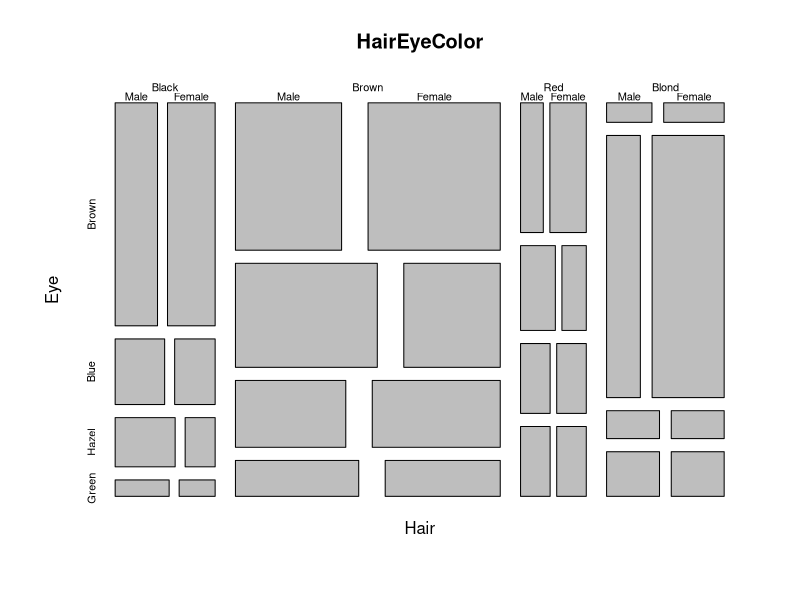
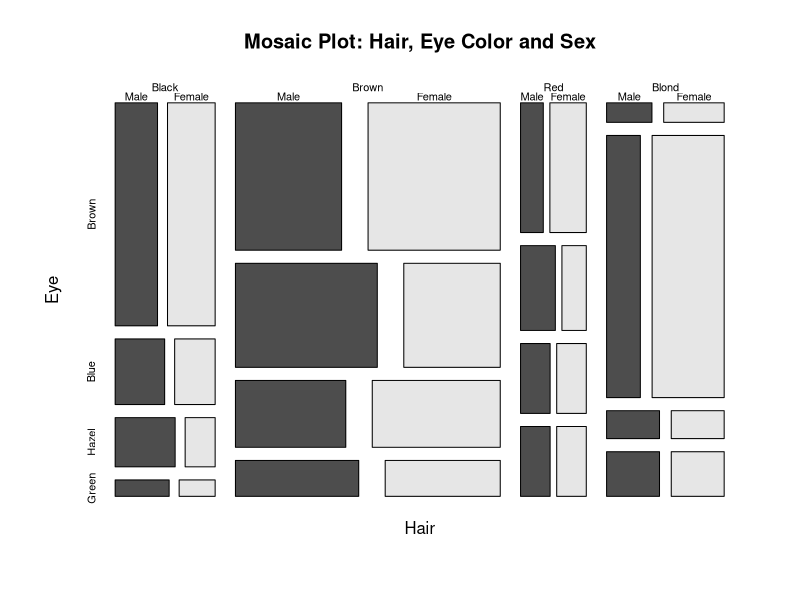
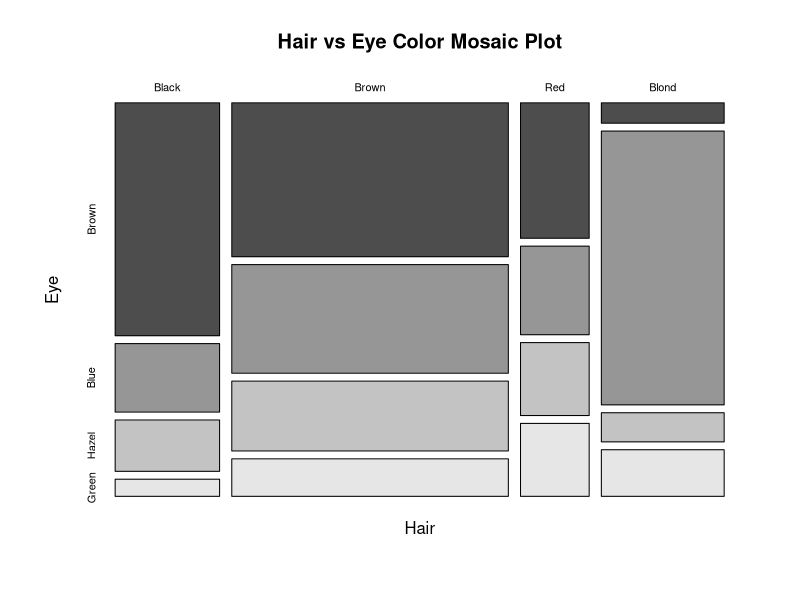
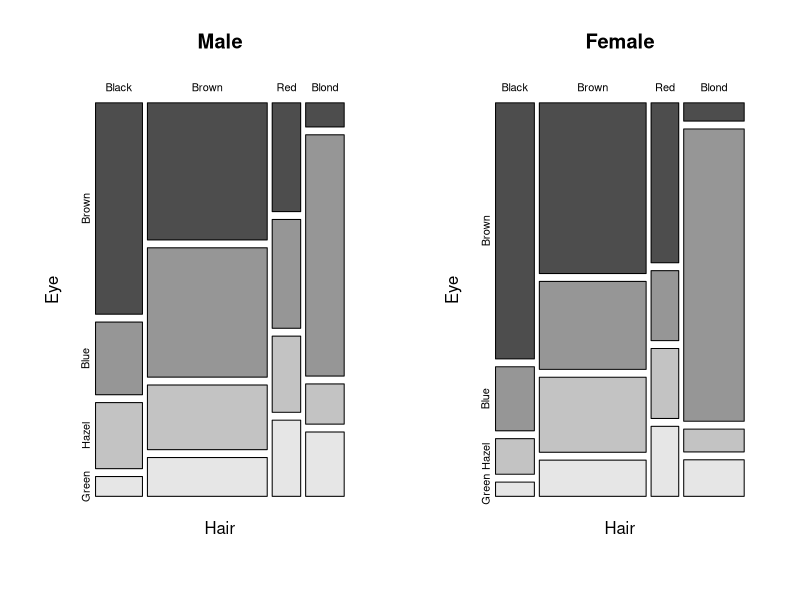
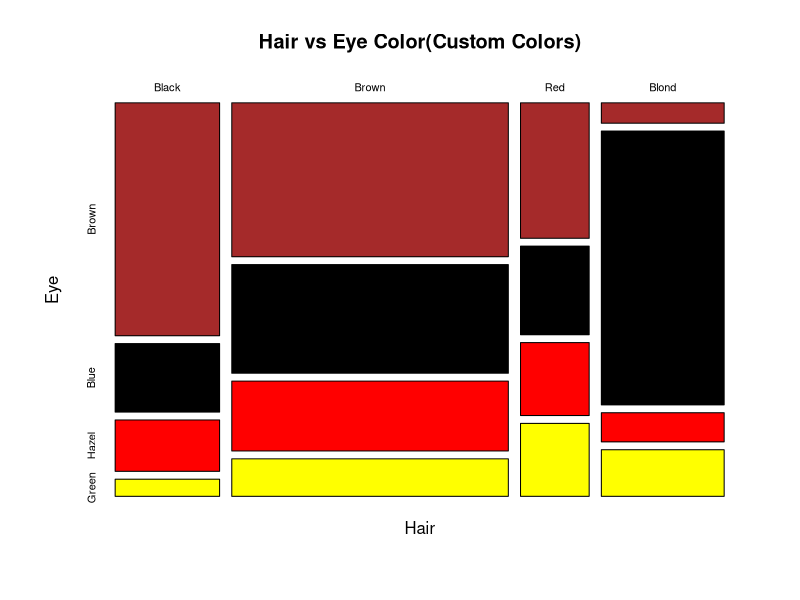
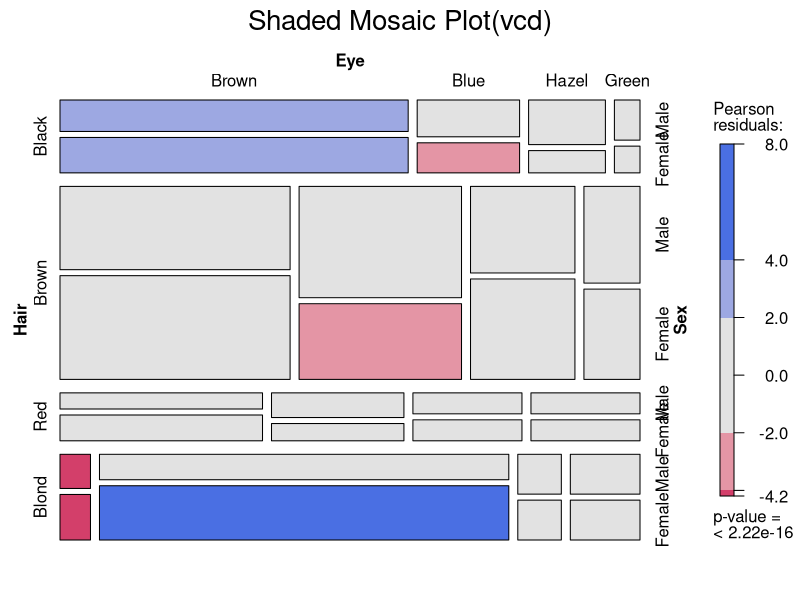
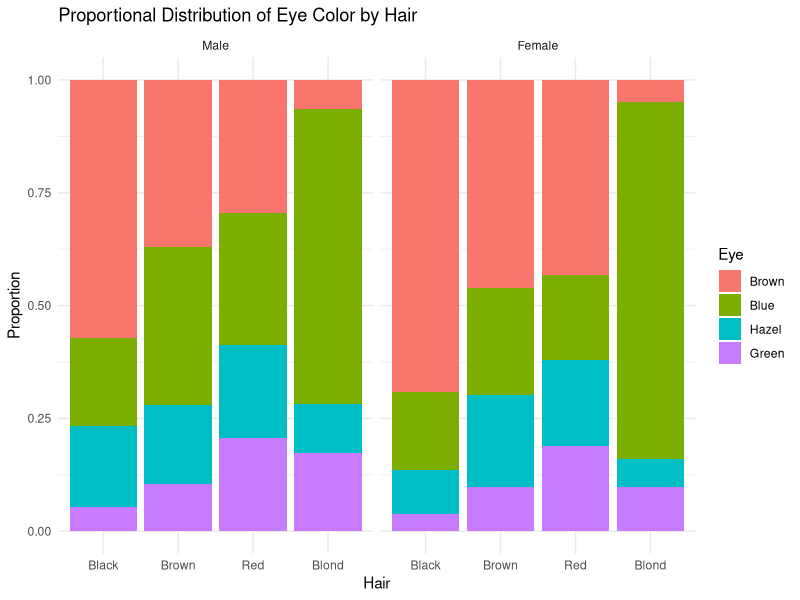
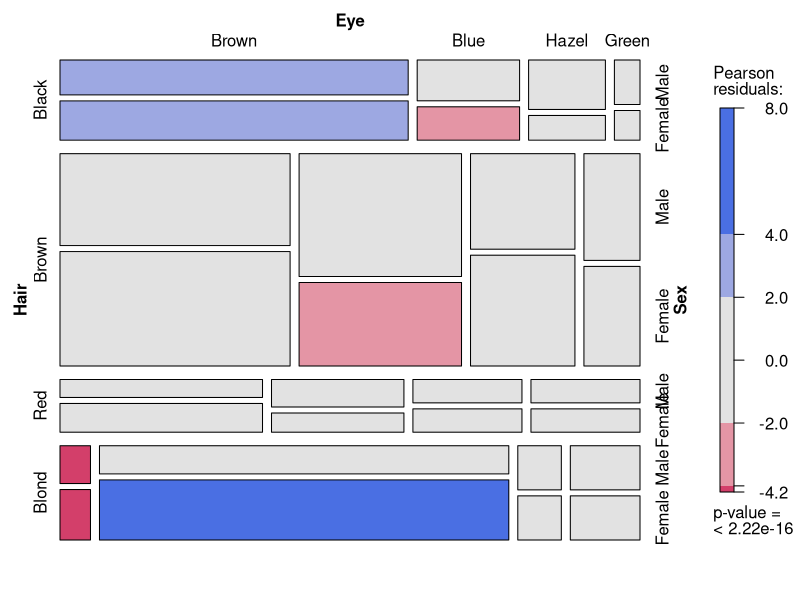

Generate these figures, in order, with R:
#Load dataset
data(HairEyeColor)

#Check structure
str(HairEyeColor)

View(HairEyeColor)

?HairEyeColor

mosaicplot(HairEyeColor)

mosaicplot(HairEyeColor, main="Mosaic Plot: Hair, Eye Color and Sex",
           color = TRUE)


#Two _variables Mosiac Plot
HairEye2D<-margin.table(HairEyeColor, c(1,2))
mosaicplot(HairEye2D, main = "Hair vs Eye Color Mosaic Plot", color = TRUE)
#Mosaic Plots by Sex

par(mfrow= c(1, 2))
mosaicplot(HairEyeColor[,, "Male"], main="Male", color = TRUE)
mosaicplot(HairEyeColor[,, "Female"], main="Female", color = TRUE)
par(mfrow= c(1,1))

#custom colors
mosaicplot(HairEye2D,col=c("brown", "black", "red", "yellow"), main= "Hair vs Eye Color(Custom Colors)")
install.packages("vcd")
library(vcd)

mosaic(HairEyeColor, shade=TRUE,legend=TRUE, main="Shaded Mosaic Plot(vcd)")

#Convert Database to Data Frame (For ggplot)
hair_eye_df<- as.data.frame(HairEyeColor)
head(hair_eye_df)
library(ggplot2)
ggplot(hair_eye_df, aes(x=Hair, y=Freq, fill=Eye))+
  geom_bar(stat="identity", position="fill") + 
  facet_wrap(~Sex) + 
  labs(
    title= "Proportional Distribution of Eye Color by Hair",
    y = "Proportion"
  ) + 
  theme_minimal()
#Advanced Mosaic with Residual Shading
mosaic(~Hair + Eye + Sex, data = hair_eye_df, shade = TRUE, legend=TRUE)
